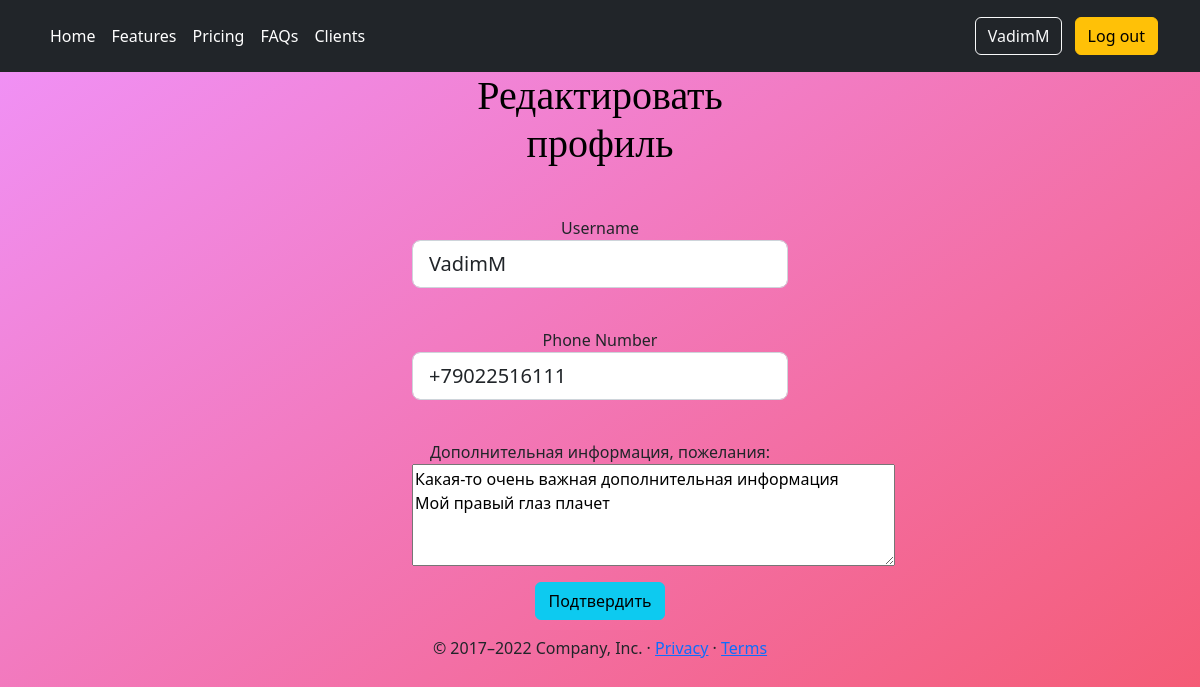
The page /edit_profile (signed in) on the database as committed earlier.
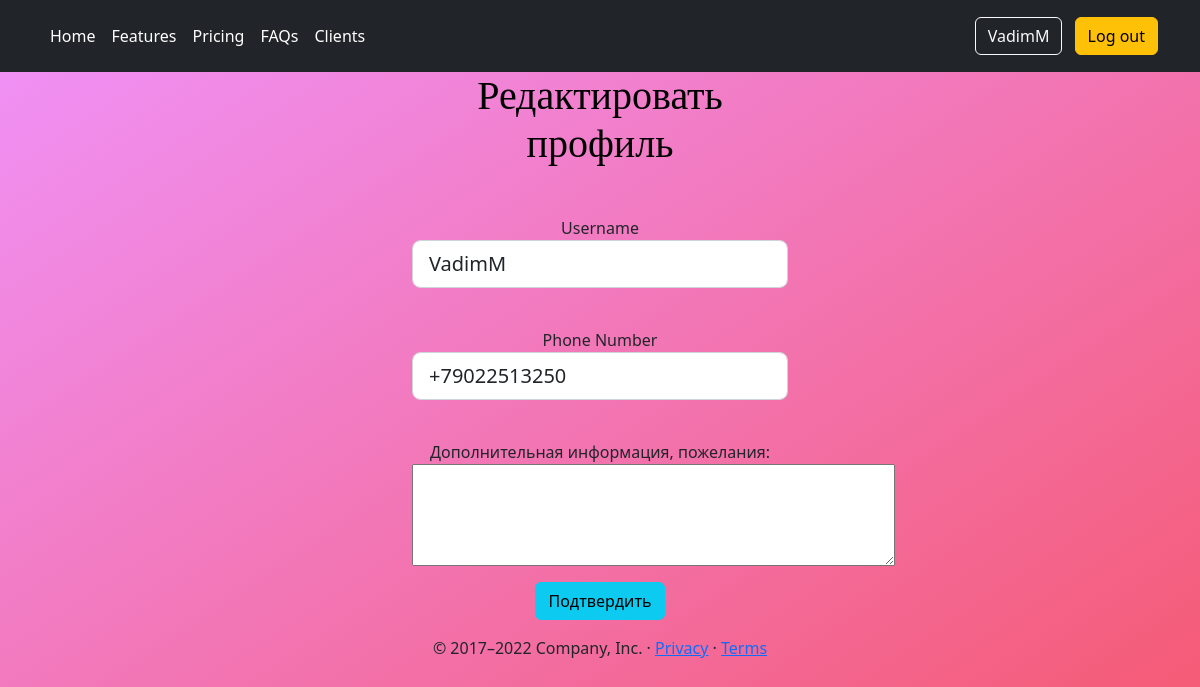
The same page on the database as committed later.
### app/models.py (models this page shows, shortened)
class User(UserMixin, db.Model):
    __tablename__ = 'user'
    id = db.Column(db.Integer, primary_key=True)
    username = db.Column(db.String(64), index=True, unique=True)
    phone_number = db.Column(db.String(120), index=True, unique=True)
    password_hash = db.Column(db.String(128))
    about_me = db.Column(db.String(140))  # TODO does this really need
    last_seen = db.Column(db.DateTime, default=datetime.now)
    services = db.relationship('Service', backref='client', lazy='dynamic')

### app/routes.py (the view)
@app.route('/edit_profile', methods=['GET', 'POST'])
@login_required
def edit_profile():
    form = EditProfileForm(current_user.username, current_user.phone_number)
    if form.validate_on_submit():
        current_user.username = form.username.data
        current_user.phone_number = form.phone_number.data
        current_user.about_me = form.about_me.data
        db.session.commit()
        flash('Your changes have been saved.')
        time.sleep(1)
        return redirect(url_for('user', username=current_user.username))  # return to user's profile page
    elif request.method == 'GET':
        form.username.data = current_user.username
        form.phone_number.data = current_user.phone_number
        form.about_me.data = current_user.about_me
    return render_template('edit_profile.html', title='Edit Profile',
                           form=form)

### app/forms.py (shortened to what this page needs)
class EditProfileForm(FlaskForm):
    username = StringField(validators=[InputRequired(),
                                       Length(3, 20, message="Please provide a valid name"),
                                       Regexp("^[A-Za-z][A-Za-z0-9_ .]*$", 0,
                                              "Usernames must have only letters, " "numbers, "
                                              "dots or underscores")])
    phone_number = StringField(validators=[InputRequired(), Length(10, 12),
                                           Regexp(r"^\+(?:[0-9]●?){6,14}[0-9]$",
                                                  message="Enter a valid phone number, like +55 "
                                                          "555 555 555")])
    about_me = TextAreaField('Дополнительная информация, пожелания:', validators=[Length(min=0, max=140)])
    submit = SubmitField('Подтвердить')
    def __init__(self, original_username, original_phone_number, *args, **kwargs):
        super(EditProfileForm, self).__init__(*args, **kwargs)
        self.original_username = original_username
        self.original_phone_number = original_phone_number

### app/models.py (called while the page is built)
@login.user_loader
def load_user(id):
    return User.query.get(int(id))

### app/routes.py (called while the page is built)
@app.before_request
def before_request():
    if current_user.is_authenticated:
        current_user.last_seen = datetime.today()
        db.session.commit()

### app/templates/edit_profile.html (shortened to what this page needs)
{% extends "base.html" %}
{% block body %}
<h1>Редактировать профиль</h1>
<form action="" class="container mt-5" method="post">
    <p>
        {{ form.username.label }}<br>
        {{ form.username(class="form-control form-control-lg") }}<br>
    </p>
    <p>
        {{ form.phone_number.label }}<br>
        {{ form.phone_number(class="form-control form-control-lg") }}<br>
    </p>
    <p>
        {{ form.about_me.label }}<br>
        {{ form.about_me(cols=50, rows=4) }}<br>
    </p>
    <a>{{ form.submit(class="btn btn-info") }}</a>
</form>
{% endblock %}
{% block footer%}
    <footer class="container">
        <p>&copy; 2017–2022 Company, Inc. &middot; <a href="#">Privacy</a> &middot; <a href="#">Terms</a></p>
    </footer>
{% endblock %}

### app/templates/base.html (shortened to what this page needs)
<html lang="en">
<head>
    {% block style %}
    <link href="{{ url_for('static', filename='css/carousel.css')}}" rel="stylesheet">
    {% endblock %}
</head>
<body>
{% block header %}
<header class="p-3 bg-dark text-white">
    <div class="container">
        <div class="d-flex flex-wrap align-items-center justify-content-center justify-content-lg-start">
            <ul class="nav col-12 col-lg-auto me-lg-auto mb-2 justify-content-center mb-md-0">
                <li><a href="/" class="nav-link px-2 text-white">Home</a></li>
                <li><a href="#" class="nav-link px-2 text-white">Features</a></li>
                <li><a href="/pricing" class="nav-link px-2 text-white">Pricing</a></li>
                <li><a href="#" class="nav-link px-2 text-white">FAQs</a></li>
                <li><a href="/clients" class="nav-link px-2 text-white">Clients</a></li>
            </ul>
            <div class="text-end">
                {% if current_user.is_anonymous %}
                <a class="btn btn-outline-light me-2" href="{{ url_for('login') }}" role="button">Log in</a>
                <a class="btn btn-warning" href="{{ url_for('register') }}" role="button">Register</a>
                {% else %}
                <a class="btn btn-outline-light me-2" href="{{ url_for('user', username=current_user.username) }}"
                   role="button">{{ current_user.username }}</a>
                <a class="btn btn-warning" href="{{ url_for('logout') }}" role="button">Log out</a>
                {% endif %}
            </div>
        </div>
    </div>
</header>
{% endblock %}
<main>
    {% block body %}{% endblock %}
    {% block footer %}{% endblock %}
</main>
</body>
</html>

### app/templates/edit_profile.html (style rules this page uses)
body { background: linear-gradient(to bottom right, rgba(240, 147, 251, 1), rgba(245, 87, 108, 1)) }
main { vertical-align:middle; margin: 0 auto; vertical-align:middle; max-width: 400px; padding: auto; text-align: center; }
h1 { color : #000000; text-align : center; font-family: "SIMPSON"; }

Rows that differ between the two databases and show on the page:
changed User "VadimM": phone_number "+79022516111" → "+79022513250"; about_me "Какая-то очень важная дополнительная информация Мой правый глаз плачет" → (not shown)
